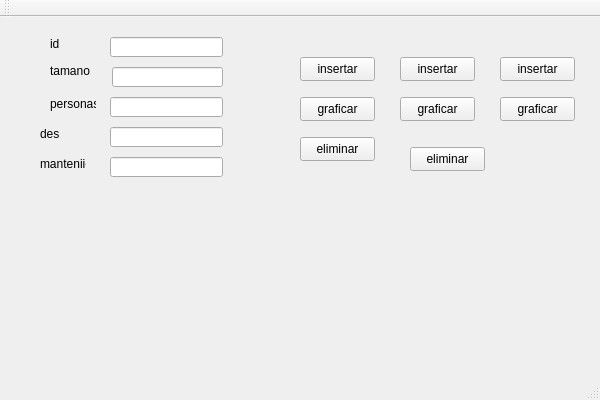
<?xml version="1.0" encoding="UTF-8"?>
<ui version="4.0">
 <class>MainWindow</class>
 <widget class="QMainWindow" name="MainWindow">
  <property name="geometry">
   <rect>
    <x>0</x>
    <y>0</y>
    <width>600</width>
    <height>400</height>
   </rect>
  </property>
  <property name="windowTitle">
   <string>MainWindow</string>
  </property>
  <widget class="QWidget" name="centralWidget">
   <widget class="QLineEdit" name="lineEdit">
    <property name="geometry">
     <rect>
      <x>110</x>
      <y>20</y>
      <width>113</width>
      <height>20</height>
     </rect>
    </property>
   </widget>
   <widget class="QLineEdit" name="lineEdit_2">
    <property name="geometry">
     <rect>
      <x>112</x>
      <y>50</y>
      <width>111</width>
      <height>20</height>
     </rect>
    </property>
   </widget>
   <widget class="QLineEdit" name="lineEdit_3">
    <property name="geometry">
     <rect>
      <x>110</x>
      <y>80</y>
      <width>113</width>
      <height>20</height>
     </rect>
    </property>
   </widget>
   <widget class="QLineEdit" name="lineEdit_4">
    <property name="geometry">
     <rect>
      <x>110</x>
      <y>110</y>
      <width>113</width>
      <height>20</height>
     </rect>
    </property>
   </widget>
   <widget class="QLineEdit" name="lineEdit_5">
    <property name="geometry">
     <rect>
      <x>110</x>
      <y>140</y>
      <width>113</width>
      <height>20</height>
     </rect>
    </property>
   </widget>
   <widget class="QPushButton" name="pushButton">
    <property name="geometry">
     <rect>
      <x>300</x>
      <y>40</y>
      <width>75</width>
      <height>24</height>
     </rect>
    </property>
    <property name="text">
     <string>insertar</string>
    </property>
   </widget>
   <widget class="QPushButton" name="pushButton_2">
    <property name="geometry">
     <rect>
      <x>300</x>
      <y>80</y>
      <width>75</width>
      <height>24</height>
     </rect>
    </property>
    <property name="text">
     <string>graficar</string>
    </property>
   </widget>
   <widget class="QLabel" name="label">
    <property name="geometry">
     <rect>
      <x>50</x>
      <y>20</y>
      <width>46</width>
      <height>14</height>
     </rect>
    </property>
    <property name="text">
     <string>id</string>
    </property>
   </widget>
   <widget class="QLabel" name="label_2">
    <property name="geometry">
     <rect>
      <x>50</x>
      <y>44</y>
      <width>46</width>
      <height>20</height>
     </rect>
    </property>
    <property name="text">
     <string>tamano</string>
    </property>
   </widget>
   <widget class="QLabel" name="label_3">
    <property name="geometry">
     <rect>
      <x>50</x>
      <y>80</y>
      <width>46</width>
      <height>14</height>
     </rect>
    </property>
    <property name="text">
     <string>personas</string>
    </property>
   </widget>
   <widget class="QLabel" name="label_4">
    <property name="geometry">
     <rect>
      <x>40</x>
      <y>110</y>
      <width>46</width>
      <height>14</height>
     </rect>
    </property>
    <property name="text">
     <string>des</string>
    </property>
   </widget>
   <widget class="QLabel" name="label_5">
    <property name="geometry">
     <rect>
      <x>40</x>
      <y>140</y>
      <width>46</width>
      <height>14</height>
     </rect>
    </property>
    <property name="text">
     <string>manteniient</string>
    </property>
   </widget>
   <widget class="QPushButton" name="pushButton_3">
    <property name="geometry">
     <rect>
      <x>300</x>
      <y>120</y>
      <width>75</width>
      <height>24</height>
     </rect>
    </property>
    <property name="text">
     <string>eliminar</string>
    </property>
   </widget>
   <widget class="QPushButton" name="pushButton_4">
    <property name="geometry">
     <rect>
      <x>400</x>
      <y>40</y>
      <width>75</width>
      <height>24</height>
     </rect>
    </property>
    <property name="text">
     <string>insertar</string>
    </property>
   </widget>
   <widget class="QPushButton" name="pushButton_5">
    <property name="geometry">
     <rect>
      <x>400</x>
      <y>80</y>
      <width>75</width>
      <height>24</height>
     </rect>
    </property>
    <property name="text">
     <string>graficar</string>
    </property>
   </widget>
   <widget class="QPushButton" name="pushButton_6">
    <property name="geometry">
     <rect>
      <x>410</x>
      <y>130</y>
      <width>75</width>
      <height>24</height>
     </rect>
    </property>
    <property name="text">
     <string>eliminar</string>
    </property>
   </widget>
   <widget class="QPushButton" name="pushButton_7">
    <property name="geometry">
     <rect>
      <x>500</x>
      <y>40</y>
      <width>75</width>
      <height>24</height>
     </rect>
    </property>
    <property name="text">
     <string>insertar</string>
    </property>
   </widget>
   <widget class="QPushButton" name="pushButton_8">
    <property name="geometry">
     <rect>
      <x>500</x>
      <y>80</y>
      <width>75</width>
      <height>24</height>
     </rect>
    </property>
    <property name="text">
     <string>graficar</string>
    </property>
   </widget>
  </widget>
  <widget class="QMenuBar" name="menuBar">
   <property name="geometry">
    <rect>
     <x>0</x>
     <y>0</y>
     <width>600</width>
     <height>21</height>
    </rect>
   </property>
  </widget>
  <widget class="QToolBar" name="mainToolBar">
   <attribute name="toolBarArea">
    <enum>TopToolBarArea</enum>
   </attribute>
   <attribute name="toolBarBreak">
    <bool>false</bool>
   </attribute>
  </widget>
  <widget class="QStatusBar" name="statusBar"/>
 </widget>
 <layoutdefault spacing="6" margin="11"/>
 <resources/>
 <connections/>
</ui>
